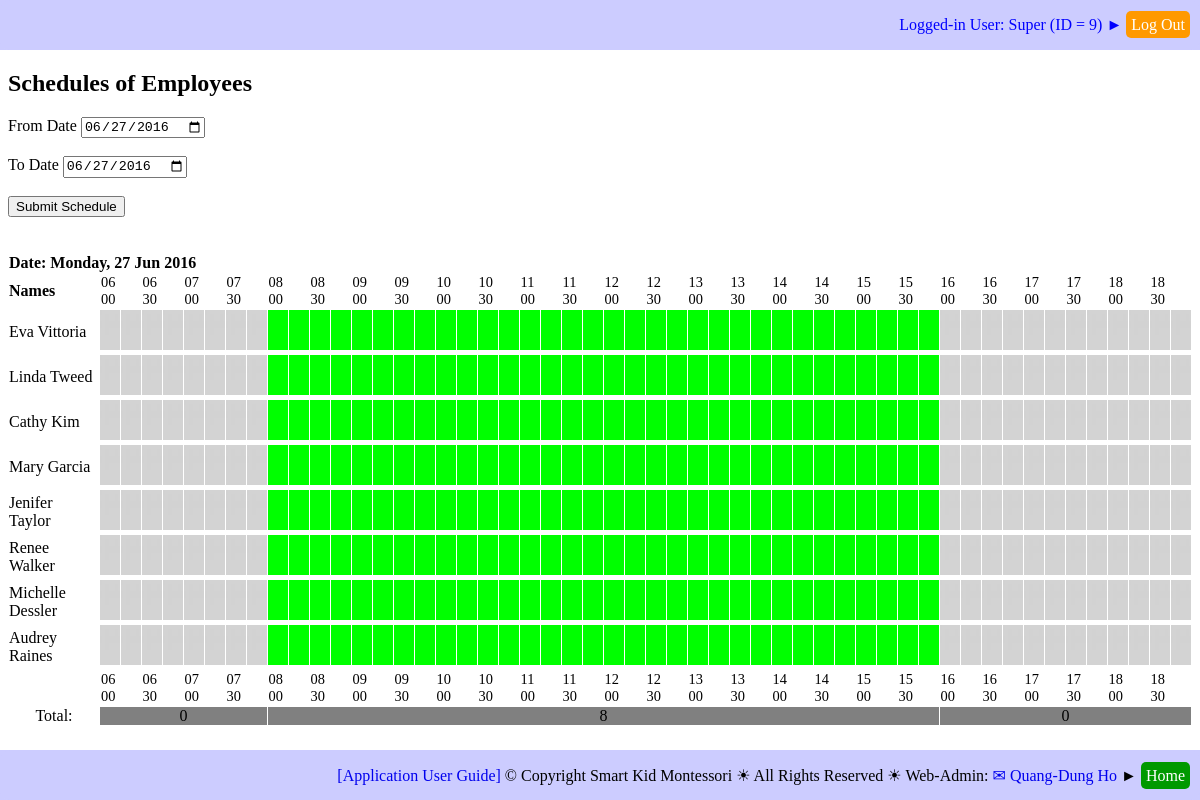
/report_employee_schedule.php (signed in), run on the app's committed database.
### tables this page shows
CREATE TABLE `employees` (
  `EMP_ID` int(11) NOT NULL,
  `EMP_FIRST_NAME` varchar(50) NOT NULL,
  `EMP_LAST_NAME` varchar(25) NOT NULL,
  `EMP_BIRTHDATE` date NOT NULL,
  `EMP_SEX` varchar(1) NOT NULL,
  `EMP_PHOTO` varchar(50) NOT NULL,
  `EMP_ADDRESS` varchar(50) NOT NULL,
  `EMP_CITY` varchar(20) NOT NULL,
  `EMP_PROVINCE` varchar(20) NOT NULL,
  `EMP_POSTAL_CODE` varchar(10) NOT NULL,
  `EMP_COUNTRY` varchar(20) NOT NULL,
  `EMP_PHONE1` varchar(15) NOT NULL,
  `EMP_PHONE2` varchar(15) DEFAULT NULL,
  `EMP_EMAIL` varchar(50) NOT NULL,
  `EMP_HIRE_DATE` date NOT NULL,
  `EMP_END_DATE` date NOT NULL,
  `EMP_EDU_ID` int(11) NOT NULL,
  `EDU_DAYCARE_EXPERIENCE` tinyint(11) NOT NULL,
  `EDU_MONTESSORI_EXPERIENCE` tinyint(11) NOT NULL,
  `EMP_POST_ID1` int(11) NOT NULL,
  `EMP_POST_ID2` int(11) DEFAULT NULL,
  `EMP_BOSS_ID` int(11) DEFAULT NULL,
  `EMP_HOURLY_RATE` float NOT NULL,
  `EMP_PASSCODE` varchar(10) NOT NULL,
  `EMP_NOTES` text
);

### sql_queries.php (called while the page is built, shortened)
<?php
	function connectDB()
	{
		$db_hostname = "localhost";
		$db_name     = "montessori";
		$db_username = "root";
		$db_password = "";
		$db = mysqli_connect($db_hostname, $db_username, $db_password, $db_name);
		return ($db);
	}
	function getResult($query)
	{
		$db = connectDB();
		$result = mysqli_query($db, $query);
		return ($result);
	}
?>

### schedule_utils.php (the view, shortened to what this page needs)
<?php
require_once("sql_queries.php");
function createScheduleOfDay($sch_date_time, $debug_on)
{
	echo '<br/><br/>';
	echo '<table class="scheduleView">';
	$sch_date = $sch_date_time->format("Y-m-d");
	$sch_date_displayed = $sch_date_time->format("l, d M Y");
	echo '<tr>';
	echo '<td colspan="53" style="text-align: left;">' . '<b>Date: ' . $sch_date_displayed . '</b>' . '</td>';
	echo '</tr>';
	$queryStr = 'SELECT EMP_ID, CONCAT(EMP_FIRST_NAME, " ", EMP_LAST_NAME) AS EMP_NAME '.
				'FROM EMPLOYEES WHERE EMP_ID IN (SELECT DISTINCT EMP_ID FROM EMPLOYEE_SCHEDULE ' .
				'WHERE (SCH_DATE = "' . $sch_date . '") ORDER BY EMP_ID)';
	$queryStr = $queryStr . ';';
	$employees = getResult($queryStr);
	$employeesNum = mysqli_num_rows($employees);
	echo '<tr>';
	echo '<td><b>Names</b></td>';
	$queryStr = 'SELECT LPAD(START_TIME_HOUR,2,"0"), LPAD(START_TIME_MIN,2,"0") ' .
				'FROM TIME_SLOTS ORDER BY START_TIME_HOUR, START_TIME_MIN;';
	$timeSlots = getResult($queryStr);
	$timeSlotsNum = mysqli_num_rows($timeSlots);
	for ($j = 1; $j <= $timeSlotsNum; $j = $j + 1)
	{
		$currentTimeSlot = mysqli_fetch_row($timeSlots);
		$currentTimeSlot_START_TIME_MIN = $currentTimeSlot[1];
		if (($currentTimeSlot_START_TIME_MIN == '00') || ($currentTimeSlot_START_TIME_MIN == '30'))
		{
			$currentTimeSlot_START_TIME_HOUR = $currentTimeSlot[0];
			echo '<th>' . $currentTimeSlot_START_TIME_HOUR . '<br/>' . $currentTimeSlot_START_TIME_MIN . '</th>';
		}
		else
		{
			echo '<th>' . '' . '</th>';
		}
	}
	echo '</tr>';
	for ($j = 1; $j <= $timeSlotsNum; $j = $j + 1)
	{
			$employeesNumInTimeSlot[$j]=0;
	}
	for ($i = 0; $i < $employeesNum; $i++)
	{
		$currentEmployee = mysqli_fetch_row($employees);
		$currentEmployee_EMP_ID = $currentEmployee[0];
		$currentEmployee_EMP_NAME = $currentEmployee[1];
		echo '<tr>';
		echo '<td style="padding-right:5px;">' .  $currentEmployee_EMP_NAME . '</td>';
		$queryStr = 'SELECT TS_ID_BEGIN, TS_ID_END FROM EMPLOYEE_SCHEDULE WHERE ' .
					'(EMP_ID = ' . $currentEmployee_EMP_ID . ') AND (SCH_DATE = "' . $sch_date . '")  ORDER BY TS_ID_BEGIN ASC';
		$queryStr = $queryStr . ';';
		$scheduledTimeSlotSegments = getResult($queryStr);
		$scheduledTimeSlotSegmentsNum = mysqli_num_rows($scheduledTimeSlotSegments);
		if ($scheduledTimeSlotSegmentsNum >= 1)
		{
			$currentscheduledTimeSlotSegment = mysqli_fetch_row($scheduledTimeSlotSegments);
			$currentscheduledTimeSlotSegment_TS_ID_BEGIN = $currentscheduledTimeSlotSegment[0];
			$currentscheduledTimeSlotSegment_TS_ID_END = $currentscheduledTimeSlotSegment[1];
		}
		else
		{
			$currentscheduledTimeSlotSegment_TS_ID_BEGIN = $timeSlotsNum + 1;
			$currentscheduledTimeSlotSegment_TS_ID_END = $timeSlotsNum + 1;
		}
		$k = 1;
		for ($j = 1; $j <= $timeSlotsNum; $j = $j + 1)
		{
			if ($j < $currentscheduledTimeSlotSegment_TS_ID_BEGIN)
			{
				echo '<td><a href=""><img src="images/icons/time_slot_out.png" height=40" width="20"></a></td>';
			}
			else if ($j <= $currentscheduledTimeSlotSegment_TS_ID_END)
			{
				echo '<td><a href=""><img src="images/icons/time_slot_in.png" height=40" width="20"></a></td>';
				$employeesNumInTimeSlot[$j] = $employeesNumInTimeSlot[$j] + 1;
			}
			else if ($k < $scheduledTimeSlotSegmentsNum)
			{
				$currentscheduledTimeSlotSegment = mysqli_fetch_row($scheduledTimeSlotSegments);
				$currentscheduledTimeSlotSegment_TS_ID_BEGIN = $currentscheduledTimeSlotSegment[0];
				$currentscheduledTimeSlotSegment_TS_ID_END = $currentscheduledTimeSlotSegment[1];
				$k = $k + 1;
				$j = $j - 1;
			}
			else
			{
				$currentscheduledTimeSlotSegment_TS_ID_BEGIN = $timeSlotsNum + 1;
				$currentscheduledTimeSlotSegment_TS_ID_END = $timeSlotsNum + 1;
				$j = $j - 1;
			}
		}
		echo '</tr>';
	}
	echo '<tr>';
	echo '<td></td>';
	mysqli_data_seek($timeSlots, 0);
	for ($j = 1; $j <= $timeSlotsNum; $j = $j + 1)
	{
		$currentTimeSlot = mysqli_fetch_row($timeSlots);
		$currentTimeSlot_START_TIME_MIN = $currentTimeSlot[1];
		if (($currentTimeSlot_START_TIME_MIN == '00') || ($currentTimeSlot_START_TIME_MIN == '30'))
		{
			$currentTimeSlot_START_TIME_HOUR = $currentTimeSlot[0];
			echo '<th>' . $currentTimeSlot_START_TIME_HOUR . '<br/>' . $currentTimeSlot_START_TIME_MIN . '</th>';
		}
		else
		{
			echo '<th>' . '' . '</th>';
		}
	}
	echo '</tr>';
	echo '<tr>';
	echo '<td style="text-align: center;"> Total: </td>';
	$j = 1;
	while ($j <= $timeSlotsNum)
	{
		$k = 1;
		while (($j + $k <= $timeSlotsNum) &&
			   ($employeesNumInTimeSlot[$j] == $employeesNumInTimeSlot[$j + $k]))
		{
			$k = $k + 1;
		}
		echo '<td colspan="' . $k . '" style="background-color: gray; text-align: center;">' .
													$employeesNumInTimeSlot[$j] . '</td>';
		$j = $j + $k;
	}
	echo '</tr>';
	echo '</table>';
}
?>

### report_employee_schedule.php (shortened to what this page needs)
<!DOCTYPE html>
<html>
<head>
	<link rel="stylesheet" type="text/css" href="schedule_table.css">
	<link rel="stylesheet" type="text/css" href="common.css">
</head>
<body>
<?php
	include 'header_log_in_out.php';
?>
<div id="main">
<?php
if (isset($_SESSION['LoggedIn_EMP_ID']))
{
	echo '<h2>Schedules of Employees</h2>';
	require_once("schedule_utils.php");
	if ((isset($_POST['from_date'])) && (isset($_POST['to_date'])))
	{
		$from_date = new DateTime($_POST['from_date']);
		$to_date = new DateTime($_POST['to_date']);
		echo '<form action="report_employee_schedule.php" method="post">';
		echo '<label for="from_date">From Date </label><input type="date" id="from_date" name="from_date"' .
				'value="' . $_POST['from_date'] . '"><br/><br/>';
		echo '<label for="to_date">To Date </label><input type="date" id="to_date" name="to_date"' .
				'value="' . $_POST['to_date'] . '"><br/><br/>';
		echo '<input type="submit" value="Submit Schedule">';
		echo '</form>';
	}
	else
	{
		$from_date = new DateTime();
		$to_date = new DateTime();
		echo '<form action="report_employee_schedule.php" method="post">';
		echo '<label for="from_date">From Date </label><input type="date" id="from_date" name="from_date"' .
				'value="' . $from_date->format("Y-m-d") . '"><br/><br/>';
		echo '<label for="to_date">To Date </label><input type="date" id="to_date" name="to_date"' .
				'value="' . $to_date->format("Y-m-d") . '"><br/><br/>';
		echo '<input type="submit" value="Submit Schedule">';
		echo '</form>';
	}
	$timespan = 24 * 60 * 60;
	$curr_date = new DateTime($from_date->format("Y-m-d"));
	while ($curr_date <= $to_date)
	{
		createScheduleOfDay($curr_date, true);
		$curr_date->add(new DateInterval('PT'.$timespan.'S'));
	}
}
else
{
	echo 'Something is wrong with $_SESSION["LoggedIn_EMP_ID"])';
}
?>
</div>
<?php
	include 'footer.php';
?>
</body>
</html>

### schedule_table.css (style rules this page uses)
table { border-collapse: collapse; padding: 0; margin: 0; }
th { text-align: left; font-size: 90%; font-weight: 100; }
tr { padding: 0px; margin: 0; border: 0px; }
td { text-align: left; padding: 0px; margin: 0; border: 1px solid white; }

### common.css (style rules this page uses)
div#main { margin-top: 70px; margin-bottom: 70px; }
a { text-decoration: none; }

### data on the page
employees: currentEmployee_EMP_NAME "Eva Vittoria"
employees: currentEmployee_EMP_NAME "Linda Tweed"
employees: currentEmployee_EMP_NAME "Cathy Kim"
employees: currentEmployee_EMP_NAME "Mary Garcia"
employees: currentEmployee_EMP_NAME "Jenifer Taylor"
employees: currentEmployee_EMP_NAME "Renee Walker"
employees: currentEmployee_EMP_NAME "Michelle Dessler"
employees: currentEmployee_EMP_NAME "Audrey Raines", EMP_ID "8"

### other printed values
$emp_name "Super"
$emp_id "9"
$currentTimeSlot_START_TIME_HOUR "06"
$currentTimeSlot_START_TIME_MIN "00"
$currentTimeSlot_START_TIME_MIN "30"
$currentTimeSlot_START_TIME_HOUR "07"
$currentTimeSlot_START_TIME_HOUR "08"
$currentTimeSlot_START_TIME_HOUR "09"
$currentTimeSlot_START_TIME_HOUR "10"
$currentTimeSlot_START_TIME_HOUR "11"
$currentTimeSlot_START_TIME_HOUR "12"
$currentTimeSlot_START_TIME_HOUR "13"
$currentTimeSlot_START_TIME_HOUR "14"
$currentTimeSlot_START_TIME_HOUR "15"
$currentTimeSlot_START_TIME_HOUR "16"
